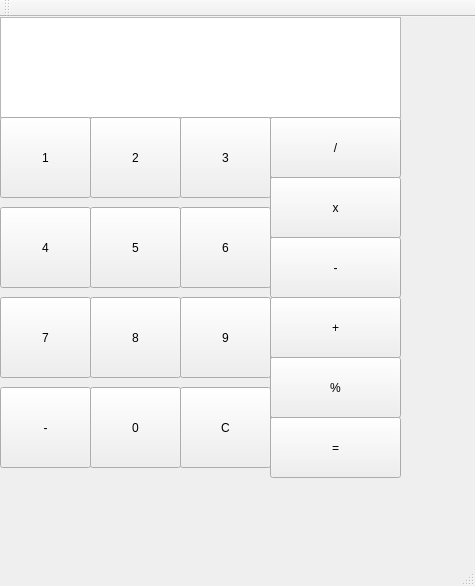
<?xml version="1.0" encoding="UTF-8"?>
<ui version="4.0">
 <class>Calculator</class>
 <widget class="QMainWindow" name="Calculator">
  <property name="geometry">
   <rect>
    <x>0</x>
    <y>0</y>
    <width>475</width>
    <height>586</height>
   </rect>
  </property>
  <property name="windowTitle">
   <string>Calculator</string>
  </property>
  <widget class="QWidget" name="centralWidget">
   <widget class="QPushButton" name="ONE_Button">
    <property name="geometry">
     <rect>
      <x>0</x>
      <y>100</y>
      <width>91</width>
      <height>81</height>
     </rect>
    </property>
    <property name="text">
     <string>1</string>
    </property>
   </widget>
   <widget class="QPushButton" name="TWO_Button">
    <property name="geometry">
     <rect>
      <x>90</x>
      <y>100</y>
      <width>91</width>
      <height>81</height>
     </rect>
    </property>
    <property name="text">
     <string>2</string>
    </property>
   </widget>
   <widget class="QPushButton" name="THREE_Button">
    <property name="geometry">
     <rect>
      <x>180</x>
      <y>100</y>
      <width>91</width>
      <height>81</height>
     </rect>
    </property>
    <property name="text">
     <string>3</string>
    </property>
   </widget>
   <widget class="QPushButton" name="SIX_Button">
    <property name="geometry">
     <rect>
      <x>180</x>
      <y>190</y>
      <width>91</width>
      <height>81</height>
     </rect>
    </property>
    <property name="text">
     <string>6</string>
    </property>
   </widget>
   <widget class="QPushButton" name="FOUR_Button">
    <property name="geometry">
     <rect>
      <x>0</x>
      <y>190</y>
      <width>91</width>
      <height>81</height>
     </rect>
    </property>
    <property name="text">
     <string>4</string>
    </property>
   </widget>
   <widget class="QPushButton" name="FIVE_Button">
    <property name="geometry">
     <rect>
      <x>90</x>
      <y>190</y>
      <width>91</width>
      <height>81</height>
     </rect>
    </property>
    <property name="text">
     <string>5</string>
    </property>
   </widget>
   <widget class="QPushButton" name="NINE_Button">
    <property name="geometry">
     <rect>
      <x>180</x>
      <y>280</y>
      <width>91</width>
      <height>81</height>
     </rect>
    </property>
    <property name="text">
     <string>9</string>
    </property>
   </widget>
   <widget class="QPushButton" name="EIGHT_Button">
    <property name="geometry">
     <rect>
      <x>90</x>
      <y>280</y>
      <width>91</width>
      <height>81</height>
     </rect>
    </property>
    <property name="text">
     <string>8</string>
    </property>
   </widget>
   <widget class="QPushButton" name="SEVEN_Button">
    <property name="geometry">
     <rect>
      <x>0</x>
      <y>280</y>
      <width>91</width>
      <height>81</height>
     </rect>
    </property>
    <property name="text">
     <string>7</string>
    </property>
   </widget>
   <widget class="QPushButton" name="CLEAR_Button">
    <property name="geometry">
     <rect>
      <x>180</x>
      <y>370</y>
      <width>91</width>
      <height>81</height>
     </rect>
    </property>
    <property name="text">
     <string>C</string>
    </property>
   </widget>
   <widget class="QPushButton" name="ZERO_Button">
    <property name="geometry">
     <rect>
      <x>90</x>
      <y>370</y>
      <width>91</width>
      <height>81</height>
     </rect>
    </property>
    <property name="text">
     <string>0</string>
    </property>
   </widget>
   <widget class="QPushButton" name="NEGATIVE_Button">
    <property name="geometry">
     <rect>
      <x>0</x>
      <y>370</y>
      <width>91</width>
      <height>81</height>
     </rect>
    </property>
    <property name="text">
     <string>-</string>
    </property>
   </widget>
   <widget class="QPushButton" name="DIVIDE_Button">
    <property name="geometry">
     <rect>
      <x>270</x>
      <y>100</y>
      <width>131</width>
      <height>61</height>
     </rect>
    </property>
    <property name="text">
     <string>/</string>
    </property>
   </widget>
   <widget class="QPushButton" name="MULTIPLY_Button">
    <property name="geometry">
     <rect>
      <x>270</x>
      <y>160</y>
      <width>131</width>
      <height>61</height>
     </rect>
    </property>
    <property name="text">
     <string>x</string>
    </property>
   </widget>
   <widget class="QPushButton" name="SUBTRACT_Button">
    <property name="geometry">
     <rect>
      <x>270</x>
      <y>220</y>
      <width>131</width>
      <height>61</height>
     </rect>
    </property>
    <property name="text">
     <string>-</string>
    </property>
   </widget>
   <widget class="QPushButton" name="ADDITION_Button">
    <property name="geometry">
     <rect>
      <x>270</x>
      <y>280</y>
      <width>131</width>
      <height>61</height>
     </rect>
    </property>
    <property name="text">
     <string>+</string>
    </property>
   </widget>
   <widget class="QPushButton" name="MOD_Button">
    <property name="geometry">
     <rect>
      <x>270</x>
      <y>340</y>
      <width>131</width>
      <height>61</height>
     </rect>
    </property>
    <property name="text">
     <string>%</string>
    </property>
   </widget>
   <widget class="QPushButton" name="EQUAL_Button">
    <property name="geometry">
     <rect>
      <x>270</x>
      <y>400</y>
      <width>131</width>
      <height>61</height>
     </rect>
    </property>
    <property name="text">
     <string>=</string>
    </property>
   </widget>
   <widget class="QTextEdit" name="textEdit">
    <property name="geometry">
     <rect>
      <x>0</x>
      <y>0</y>
      <width>401</width>
      <height>101</height>
     </rect>
    </property>
   </widget>
   <zorder>textEdit</zorder>
   <zorder>ONE_Button</zorder>
   <zorder>TWO_Button</zorder>
   <zorder>THREE_Button</zorder>
   <zorder>SIX_Button</zorder>
   <zorder>FOUR_Button</zorder>
   <zorder>FIVE_Button</zorder>
   <zorder>NINE_Button</zorder>
   <zorder>EIGHT_Button</zorder>
   <zorder>SEVEN_Button</zorder>
   <zorder>CLEAR_Button</zorder>
   <zorder>ZERO_Button</zorder>
   <zorder>NEGATIVE_Button</zorder>
   <zorder>DIVIDE_Button</zorder>
   <zorder>MULTIPLY_Button</zorder>
   <zorder>SUBTRACT_Button</zorder>
   <zorder>ADDITION_Button</zorder>
   <zorder>MOD_Button</zorder>
   <zorder>EQUAL_Button</zorder>
  </widget>
  <widget class="QToolBar" name="mainToolBar">
   <attribute name="toolBarArea">
    <enum>TopToolBarArea</enum>
   </attribute>
   <attribute name="toolBarBreak">
    <bool>false</bool>
   </attribute>
  </widget>
  <widget class="QStatusBar" name="statusBar"/>
 </widget>
 <layoutdefault spacing="6" margin="11"/>
 <resources/>
 <connections/>
</ui>
